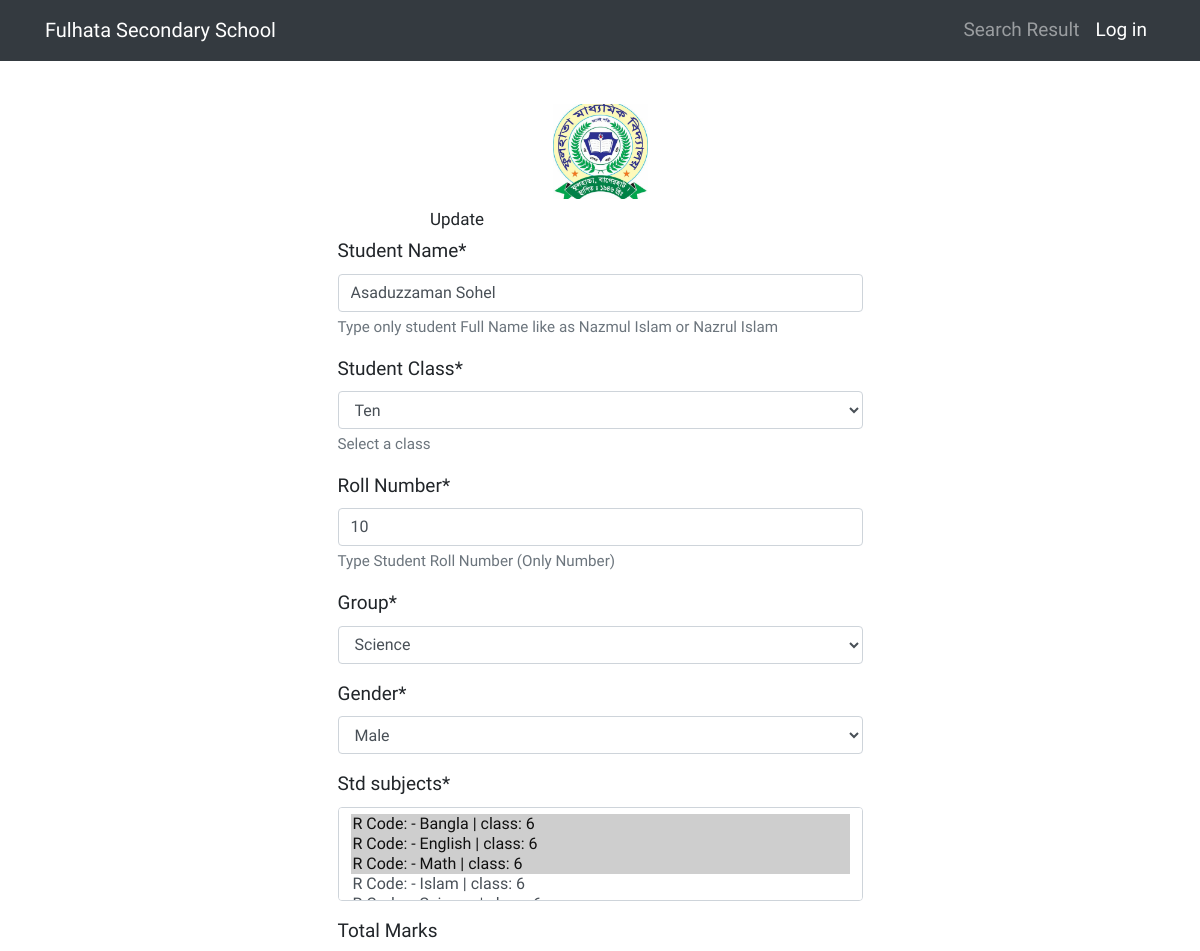
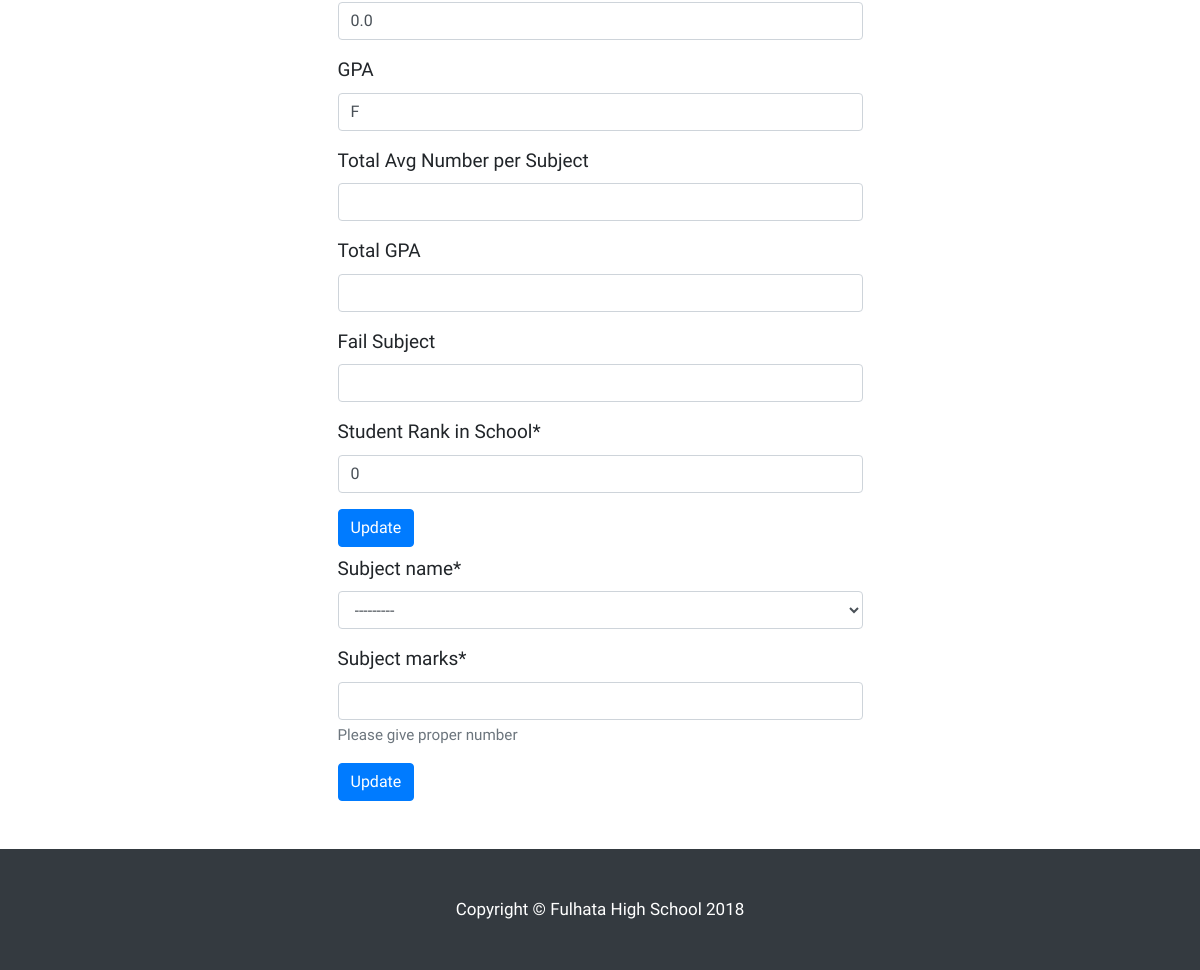
/results/student_update/4/ (signed in), run on an earlier commit of the app's database (2 pictures, top to bottom).
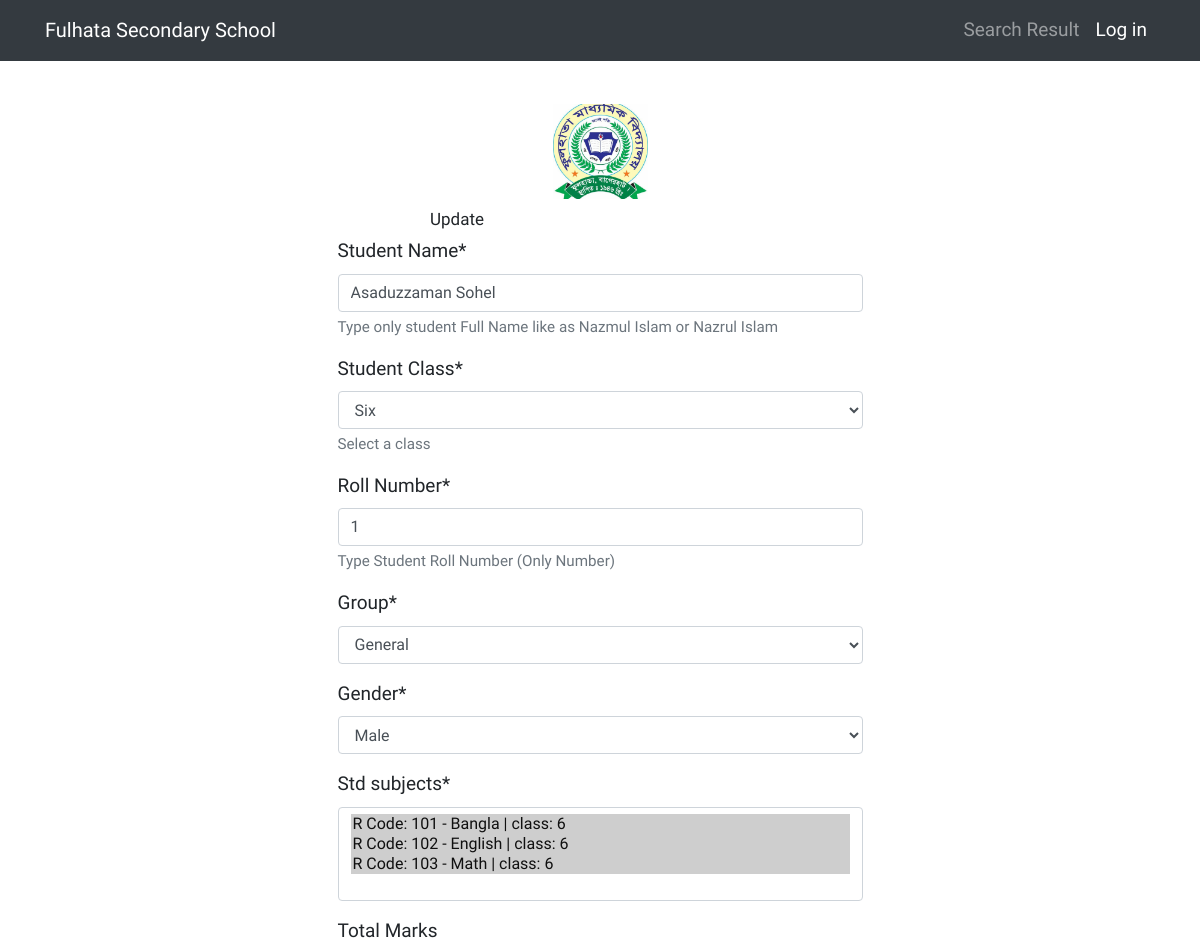
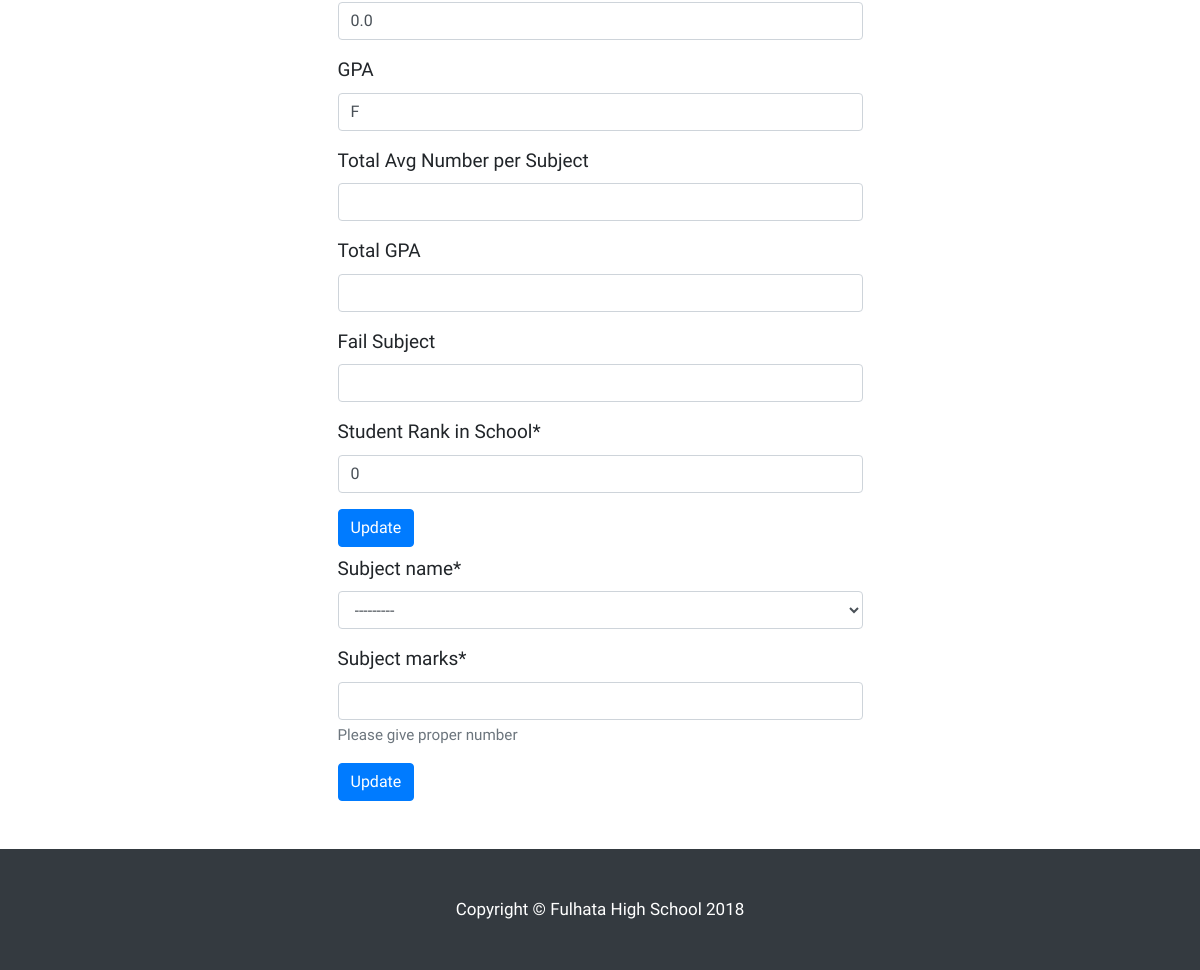
And on a later commit of the database (2 pictures, top to bottom).
### results/models.py (models this page shows, shortened)
class StdCommon(models.Model):
    pub_date = models.DateTimeField(auto_now_add=True)
    update_date = models.DateTimeField(auto_now=True)

class StudentInfo(StdCommon):
    std_name = models.CharField('Student Name',max_length=100, help_text='Type only student Full Name like as Nazmul Islam or Nazrul Islam')
    std_class = models.CharField('Student Class',max_length=2, choices=STD_CLASS, default=6, help_text='Select a class')
    std_roll = models.IntegerField('Roll Number',help_text='Type Student Roll Number (Only Number)')
    std_group=models.CharField('Group', choices=STD_GROUP, max_length=1, default='G')
    std_gender=models.CharField('Gender', max_length=10, choices=STD_GENDER, default='MALE')
    std_subjects = models.ManyToManyField(StdSubject)
    std_total_marks = models.FloatField('Total Marks', default=0, blank=True, null=True)
    std_gpa = models.CharField('GPA', max_length=50,default='F', blank=True, null=True)
    std_grade_point_total_sum=models.FloatField('Total Avg Number per Subject', blank=True, null=True) # toal grade point sum
    std_grade_point_total_subject_avg = models.FloatField(
        'Total GPA', blank=True, null=True) #avg gradepoint
    std_fail_subject=models.IntegerField('Fail Subject', blank=True, null=True)
    rank=models.IntegerField('Student Rank in School',default=0)
    class Meta:
            verbose_name = ("Student Detail")
            verbose_name_plural = ("Student Detail's")
            ordering = ['std_roll']

class StdSubject(StdCommon):
    subject_name = models.CharField('Subject Name', max_length=100)
    subject_code=models.CharField('Subject Code', max_length=10)
    subjet_class = models.CharField(
        'Subject Class', max_length=2, choices=STD_CLASS, default='6')
    subject_type = models.CharField(
        'Subject Type', max_length=1, default=REGULAR, choices=SUBJECT_TYPE_CHOICE)
    subject_full_marks = models.DecimalField(
        'Full Marks', max_digits=5, decimal_places=2, default=100)
    subject_pass_marks = models.DecimalField(
        'Pass Marks', max_digits=5, decimal_places=2)
    def __str__(self):
        return self.subject_type+' Code: '+self.subject_code+' - '+self.subject_name+' | class: '+self.subjet_class
    class Meta:
        verbose_name = ("Subject")
        verbose_name_plural = ("Subject")

### results/views.py (the view)
# urls.py: re_path(r'student_update/(?P<pk>\d+)/$', StudentUpdateView.as_view(), name='std_update'),
class StudentUpdateView(LoginRequiredMixin, UpdateView, FormMixin):
    model=StudentInfo
    fields = ("__all__")
    template_name = 'results/std_update.html'
    success_url = reverse_lazy('std_add')
    login_url = 'login'
    def get_context_data(self, **kwargs):
        std_pk=self.kwargs['pk']
        std=StudentInfo.objects.get(pk=std_pk)
        context = super(StudentUpdateView, self).get_context_data(**kwargs)
        context['marks']=std.marks_set.all()
        context['newForm'] = StudentSubjectGPAFormAdd()
        return context

### results/forms.py
class StudentSubjectGPAFormAdd(forms.ModelForm):
    class Meta:
        model = Marks
        exclude = ('std_name','subject_gpa',
                   'subject_gradepoint', 'std_result')
    def __init__(self, *args, **kwargs):
        super(StudentSubjectGPAFormAdd, self).__init__(*args, **kwargs)
        if self.instance:
            self.fields['subject_marks'].queryset = StudentInfo.objects.filter(
                std_name__exact=self.instance.id)

### results/templates/results/std_update.html (shortened to what this page needs)
{% extends "results/base.html" %}
{% load crispy_forms_tags %}
{% block main_content %}
<div class="col-md-3 offset-md-4  centered">
    <h2>Update </h2>
</div>
<div class="col-md-6 offset-md-3  centered">
<form action="" method="POST">
        {{form|crispy}}
        <input type="submit" value="Update" class="btn btn-primary">
    </form>
</div>
<div class="col-md-6 offset-md-3  centered">
    <form action="" method="POST">
        {{newForm | crispy}}
        <input type="submit" value="Update" class="btn btn-primary">
    </form>
</div>
{% endblock main_content %}

### results/templates/results/base.html (shortened to what this page needs)
{% load static %}
<!DOCTYPE html>
<html lang="en">
<head>
    <link rel="stylesheet" href="https://use.fontawesome.com/releases/v5.1.0/css/all.css"
>
    <link href="{% static '/results/vendor/bootstrap/css/bootstrap.min.css' %}" rel="stylesheet">
    <link href="{% static 'results/css/full-width-pics.css' %}" rel="stylesheet">
</head>
<body>
    <nav class="navbar navbar-expand-lg navbar-dark bg-dark fixed-top">
        <div class="container">
            <a class="navbar-brand" href="{% url 'home' %}">Fulhata Secondary School</a>
            <div class="collapse navbar-collapse" id="navbarResponsive">
                <ul class="navbar-nav ml-auto">
                    <li class="nav-item">
                        <a class="nav-link" href="{% url 'home' %}">Search Result</a>
                    </li>
                    <li class="nav-item active">
                        <a class="nav-link" href="{% url 'login' %}">Log in</a>
                    </li>
                </ul>
            </div>
        </div>
    </nav>
    <section class="py-5">
        <div class="container">
            <div class="row">
                <div class="mx-auto" style="width:150px;margin-bottom:10px">
                        <img class="img-fluid d-block mx-auto" style="height:5em" src="{% static 'results/logo.jpg' %}" alt="">
                </div>
            </div>
            {% block main_content %}
            {% endblock main_content %}
        </div>
    </section>
    <footer class="py-5 bg-dark">
        <div class="container">
            <p class="m-0 text-center text-white">Copyright &copy; Fulhata High School 2018</p>
        </div>
    </footer>
</body>
</html>

### results/static/results/css/full-width-pics.css (style rules this page uses)
body { padding-top: 54px; }
@media (min-width: 992px) { body { padding-top: 56px; } }

### results/templates/results/base.html (style rules this page uses)
body { font-family: 'Actor';font-size: 19px; }
p,td,tr,button,h1,h2,h3,h4,h5 { font-family: 'Amiko';font-size: 17px; }

What changed in the data, as far as the page shows it:
changed StudentInfo "Asaduzzaman Sohel": std_class "Ten" → "Six"; std_roll "10" → "1"; std_group "Science" → "General"
changed StdSubject: subject_code empty → "101" (drawn)
Also different on the page:
form field std_subjects: "R Code: - Bangla | class: 6 ☑ / R Code: - English | class: 6 ☑ / R Code: - Math | class: 6 ☑ / R Code: - Islam | class: 6" → "R Code: 101 - Bangla | class: 6 ☑ / R Code: 102 - English | class: 6 ☑ / R Code: 103 - Math | class: 6 ☑"
